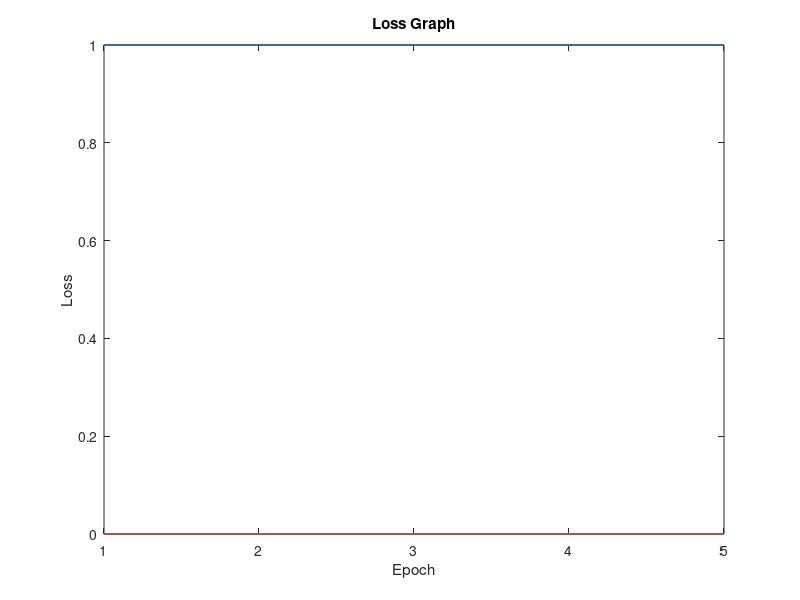

Reproduce this figure in MATLAB.
clc
%    x1    x2    x3    x4   class
x=[ 5.1   3.5   1.4   0.2     0;
    4.9   3.0   1.4   0.2     0;
    4.7   3.2   1.3   0.2     0;
    4.6   3.1   1.5   0.2     0;
    5.0   3.6   1.4   0.2     0;
    5.4   3.9   1.7   0.4     0;
    4.6   3.4   1.4   0.3     0;
    5.0   3.4   1.5   0.2     0;
    4.4   2.9   1.4   0.2     0;
    4.9   3.1   1.5   0.1     0;
    5.4   3.7   1.5   0.2     0;
    4.8   3.4   1.6   0.2     0;
    4.8   3.0   1.4   0.1     0;
    4.3   3.0   1.1   0.1     0;
    5.8   4.0   1.2   0.2     0;
    5.7   4.4   1.5   0.4     0;
    5.4   3.9   1.3   0.4     0;
    5.1   3.5   1.4   0.3     0;
    5.7   3.8   1.7   0.3     0;
    5.1   3.8   1.5   0.3     0;
    5.4   3.4   1.7   0.2     0;
    5.1   3.7   1.5   0.4     0;
    4.6   3.6   1.0   0.2     0;
    5.1   3.3   1.7   0.5     0;
    4.8   3.4   1.9   0.2     0;
    5.0   3.0   1.6   0.2     0;
    5.0   3.4   1.6   0.4     0;
    5.2   3.5   1.5   0.2     0;
    5.2   3.4   1.4   0.2     0;
    4.7   3.2   1.6   0.2     0;
    4.8   3.1   1.6   0.2     0;
    5.4   3.4   1.5   0.4     0;
    5.2   4.1   1.5   0.1     0;
    5.5   4.2   1.4   0.2     0;
    4.9   3.1   1.5   0.1     0;
    5.0   3.2   1.2   0.2     0;
    5.5   3.5   1.3   0.2     0;
    4.9   3.1   1.5   0.1     0;
    4.4   3.0   1.3   0.2     0;
    5.1   3.4   1.5   0.2     0;
    5.0   3.5   1.3   0.3     0;
    4.5   2.3   1.3   0.3     0;
    4.4   3.2   1.3   0.2     0;
    5.0   3.5   1.6   0.6     0;
    5.1   3.8   1.9   0.4     0;
    4.8   3.0   1.4   0.3     0;
    5.1   3.8   1.6   0.2     0;
    4.6   3.2   1.4   0.2     0;
    5.3   3.7   1.5   0.2     0;
    5.0   3.3   1.4   0.2     0;
    7.0   3.2   4.7   1.4     1;
    6.4   3.2   4.5   1.5     1;
    6.9   3.1   4.9   1.5     1;
    5.5   2.3   4.0   1.3     1;
    6.5   2.8   4.6   1.5     1;
    5.7   2.8   4.5   1.3     1;
    6.3   3.3   4.7   1.6     1;
    4.9   2.4   3.3   1.0     1;
    6.6   2.9   4.6   1.3     1;
    5.2   2.7   3.9   1.4     1;
    5.0   2.0   3.5   1.0     1;
    5.9   3.0   4.2   1.5     1;
    6.0   2.2   4.0   1.0     1;
    6.1   2.9   4.7   1.4     1;
    5.6   2.9   3.6   1.3     1;
    6.7   3.1   4.4   1.4     1;
    5.6   3.0   4.5   1.5     1;
    5.8   2.7   4.1   1.0     1;
    6.2   2.2   4.5   1.5     1;
    5.6   2.5   3.9   1.1     1;
    5.9   3.2   4.8   1.8     1;
    6.1   2.8   4.0   1.3     1;
    6.3   2.5   4.9   1.5     1;
    6.1   2.8   4.7   1.2     1;
    6.4   2.9   4.3   1.3     1;
    6.6   3.0   4.4   1.4     1;
    6.8   2.8   4.8   1.4     1;
    6.7   3.0   5.0   1.7     1;
    6.0   2.9   4.5   1.5     1;
    5.7   2.6   3.5   1.0     1;
    5.5   2.4   3.8   1.1     1;
    5.5   2.4   3.7   1.0     1;
    5.8   2.7   3.9   1.2     1;
    6.0   2.7   5.1   1.6     1;
    5.4   3.0   4.5   1.5     1;
    6.0   3.4   4.5   1.6     1;
    6.7   3.1   4.7   1.5     1;
    6.3   2.3   4.4   1.3     1;
    5.6   3.0   4.1   1.3     1;
    5.5   2.5   4.0   1.3     1;
    5.5   2.6   4.4   1.2     1;
    6.1   3.0   4.6   1.4     1;
    5.8   2.6   4.0   1.2     1;
    5.0   2.3   3.3   1.0     1;
    5.6   2.7   4.2   1.3     1;
    5.7   3.0   4.2   1.2     1;
    5.7   2.9   4.2   1.3     1;
    6.2   2.9   4.3   1.3     1;
    5.1   2.5   3.0   1.1     1;
    5.7   2.8   4.1   1.3     1];
n=input('masukan jumlah epoch: ');
fprintf('====epoch awal=======\n');
Q1=input('masukan jumlah Q1: ');
Q2=input('masukan jumlah Q2: ');
Q3=input('masukan jumlah Q3: ');
Q4=input('masukan jumlah Q4: ');
b =input('masukan jumlah b : ');
a =input('masukan jumlah a : ');
loss=[];
for i=1:1:length(x)
   TQ1=Q1;
   TQ2=Q2;
   TQ3=Q3;
   TQ4=Q4;
   Tb =b;
   for count=1:1:n
    h=(Q1*x(i,1))+(Q2*x(i,2))+(Q3*x(i,3))+(Q4*x(i,4))+b;
    sigmoid = 1/(1+exp(-h));
    error=(x(i,5)-sigmoid);
    loss(i,count)=error^2;
    dQ1=2*(x(i,5)-sigmoid)*(1-sigmoid)*sigmoid*x(i,1);
    dQ2=2*(x(i,5)-sigmoid)*(1-sigmoid)*sigmoid*x(i,2);
    dQ3=2*(x(i,5)-sigmoid)*(1-sigmoid)*sigmoid*x(i,3);
    dQ4=2*(x(i,5)-sigmoid)*(1-sigmoid)*sigmoid*x(i,4);
    db =2*(x(i,5)-sigmoid)*(1-sigmoid)*sigmoid*b;
    Q1new= Q1+(a*dQ1);
    Q2new= Q2+(a*dQ2);
    Q3new= Q3+(a*dQ3);
    Q4new= Q4+(a*dQ4);
    bnew = b +(a*db);
    Q1=Q1new;Q2=Q2new;Q3=Q3new;Q4=Q4new;
   end
    Q1=TQ1;
    Q2=TQ2;
    Q3=TQ3;
    Q4=TQ4;
    b =Tb;
end
disp(loss);
count=1:1:n;i=1:1:100;
plot(count,loss(i,count));
title('Loss Graph')
xlabel('Epoch') 
ylabel('Loss') 

